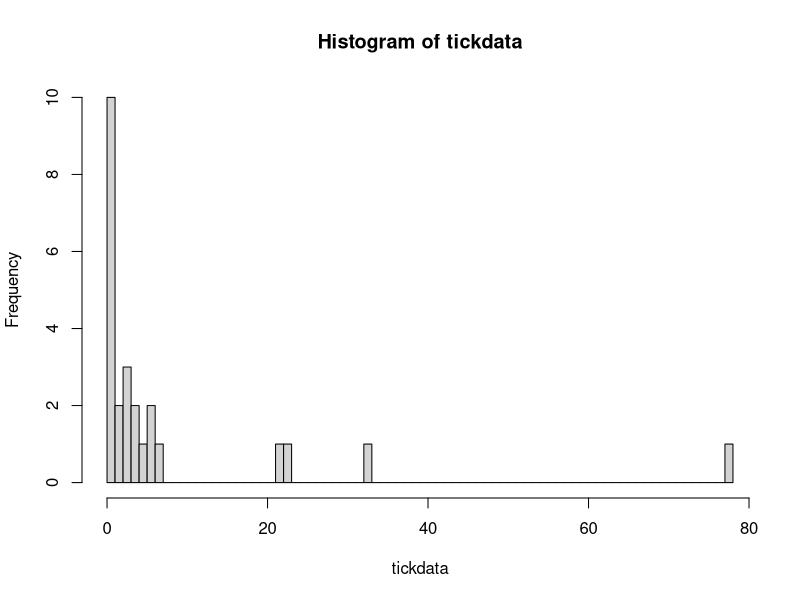

R code for this plot:
## ---- chunk 1
#Data: number of ticks found on dogs sampled from a shelter
tickdata<- c(0,0,0,0,1,0,6,0,3,3,5,22,0,0,3,33,4,2,1,23,7,2,4,6,78)
hist(tickdata, breaks=90)
